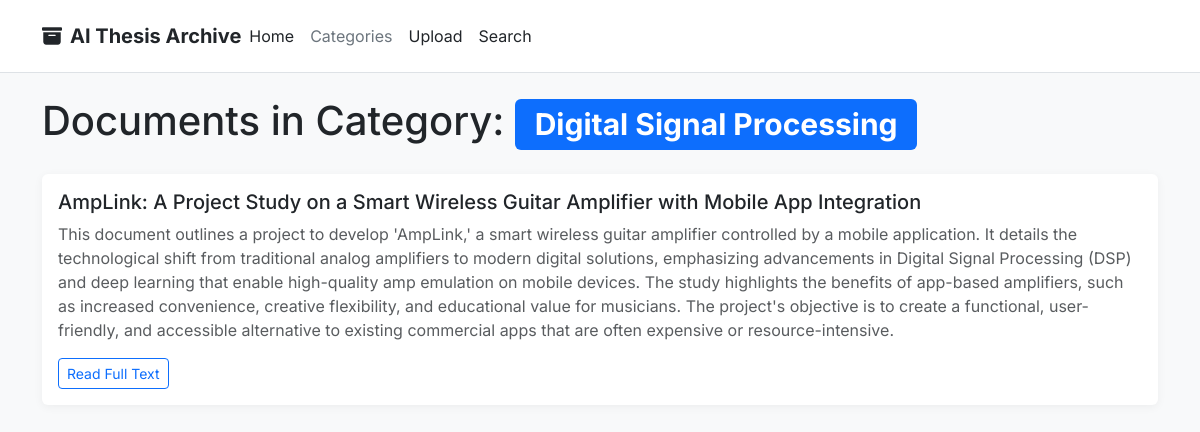
/category/Digital Signal Processing/, run on the app's committed database.
### uploader/models.py (models this page shows, shortened)
class Tag(models.Model):
    name = models.CharField(max_length=100, unique=True)

class Document(models.Model):
    title = models.CharField(max_length=255, blank=True)
    uploaded_file = models.FileField(upload_to='documents/')
    extracted_text = models.TextField(blank=True)
    summary = models.TextField(blank=True)
    upload_date = models.DateTimeField(auto_now_add=True)
    tags = models.ManyToManyField(Tag, blank=True)

### uploader/views.py (the view)
# urls.py: path('category/<str:tag_name>/', views.category_detail, name='category_detail'),
def category_detail(request, tag_name):
    tag = get_object_or_404(Tag, name=tag_name)
    documents = Document.objects.filter(tags=tag)
    context = {
        'tag': tag,
        'documents': documents,
    }
    return render(request, 'uploader/category_detail.html', context)

### uploader/templates/uploader/category_detail.html (shortened to what this page needs)
<!DOCTYPE html>
<html lang="en">
<head>
    <link href="https://cdn.jsdelivr.net/npm/bootstrap@5.3.3/dist/css/bootstrap.min.css" rel="stylesheet">
    <link rel="stylesheet" href="https://cdn.jsdelivr.net/npm/bootstrap-icons@1.11.3/font/bootstrap-icons.min.css">
</head>
<body>
    <header class="p-3 mb-3 border-bottom bg-white">
        <div class="container">
            <div class="d-flex flex-wrap align-items-center justify-content-center justify-content-lg-start">
                <a href="{% url 'home' %}" class="d-flex align-items-center mb-2 mb-lg-0 text-dark text-decoration-none fs-5 fw-bold">
                    <i class="bi bi-archive-fill me-2"></i> AI Thesis Archive
                </a>
                <ul class="nav col-12 col-lg-auto me-lg-auto mb-2 justify-content-center mb-md-0">
                    <li><a href="{% url 'home' %}" class="nav-link px-2 link-dark">Home</a></li>
                    <li><a href="{% url 'category_list' %}" class="nav-link px-2 link-secondary">Categories</a></li>
                    <li><a href="{% url 'upload_document' %}" class="nav-link px-2 link-dark">Upload</a></li>
                    <li><a href="{% url 'search' %}" class="nav-link px-2 link-dark">Search</a></li>
                </ul>
            </div>
        </div>
    </header>
    <div class="container mt-4">
        <h1 class="mb-4">Documents in Category: <span class="badge bg-primary">{{ tag.name }}</span></h1>
        {% for document in documents %}
            <div class="card mb-3">
                <div class="card-body">
                    <h5 class="card-title">{{ document.title }}</h5>
                    <p class="card-text text-muted">{{ document.summary }}</p>
                    <a href="{% url 'document_detail' pk=document.pk %}" class="btn btn-outline-primary btn-sm">Read Full Text</a>
                </div>
            </div>
        {% empty %}
            <div class="alert alert-warning">No documents found in this category.</div>
        {% endfor %}
    </div>
</body>
</html>

### uploader/templates/uploader/category_detail.html (style rules this page uses)
body { font-family: 'Inter', sans-serif; background-color: #f8f9fa; }
.card { box-shadow: 0 2px 10px rgba(0,0,0,0.05); border: none; }

### data on the page
Tag: name "Digital Signal Processing"
Document: title "AmpLink: A Project Study on a Smart Wireless Guitar Amplifier with Mobile App Integration", summary "This document outlines a project to develop 'AmpLink,' a smart wireless guitar amplifier controlled by a mobile application. It details the technological shift from traditional analog amplifiers to modern digital solutions, emphasizing advancements in Digital Signal Processing (DSP) and deep learning that enable high-quality amp emulation on mobile devices. The study highlights the benefits of app-based amplifiers, such as increased convenience, creative flexibility, and educational value for musicians. The project's objective is to create a functional, user-friendly, and accessible alternative to existing commercial apps that are often expensive or resource-intensive."
